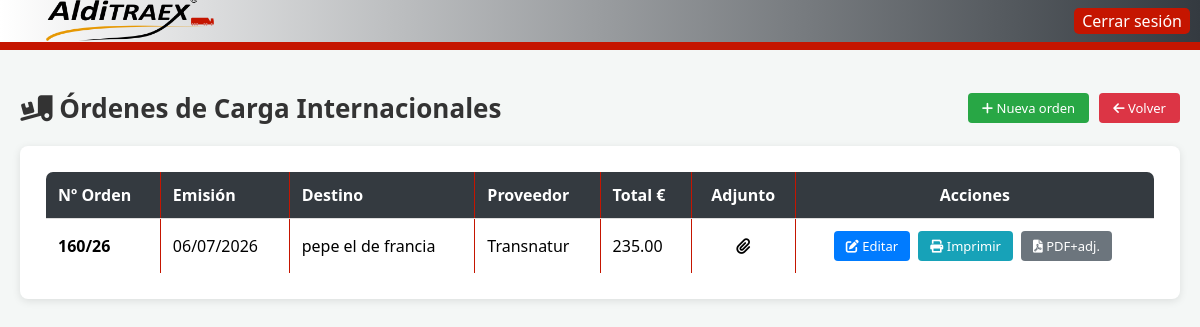
Page /ordenes_carga_internacionales (signed in) on the committed database.
### models.py (models this page shows)
class OrdenCargaInternacional(db.Base):
    __tablename__ = "orden_carga_internacional"
    id = Column(Integer, primary_key=True)
    numero_orden = Column(String(50), nullable=False, unique=True)
    fecha_emision = Column(Date, nullable=False)
    fecha_carga = Column(Date)
    fecha_prevista_llegada = Column(Date)
    proveedor = Column(String(100), default='')
    referencia = Column(String(200), default='')
    pallets = Column(String(50), default='')
    peso_kg = Column(String(50), default='')
    volumen_m3 = Column(String(50), default='')
    nombre_entrega = Column(String(200), default='')
    direccion = Column(String(300), default='')
    cp = Column(String(20), default='')
    poblacion = Column(String(100), default='')
    pais = Column(String(100), default='')
    telefono = Column(String(50), default='')
    contacto = Column(String(200), default='')
    observaciones = Column(String(2000), default='')
    portes = Column(Float, default=0.0)
    maut_lsva = Column(Float, default=0.0)
    carburante = Column(Float, default=0.0)
    total = Column(Float, default=0.0)
    pdf_adjunto = Column(String(300), default='')
    activo = Column(Boolean, default=True)
    fecha_creacion = Column(DateTime, nullable=False)
    usuario_creacion = Column(String(100), default='')

### ordenes_carga/ordenes_carga.py (the view)
    @app.route("/ordenes_carga_internacionales")
    @login_required
    def lista_ordenes_carga():
        ordenes = db.session.query(OrdenCargaInternacional).filter(
            OrdenCargaInternacional.activo == True
        ).order_by(OrdenCargaInternacional.id.desc()).all()
        return render_template("ordenes_carga_lista.html", ordenes=ordenes)

### db.py (called while the page is built, shortened)
def close_session(error=None):
    if not has_request_context():
        return

    def __getattr__(self, name):
        if has_request_context():
            if 'db_session' not in g:
                g.db_session = Session()
                logger.info("Nueva sesion de BD creada para el request")
            return getattr(g.db_session, name)
        temp_session = Session()
        try:
            return getattr(temp_session, name)
        finally:
            temp_session.close()

### main.py (called while the page is built)
@app.before_request
def aplicar_permisos_usuario():
    if not current_user.is_authenticated:
        return None
    user = (current_user.username or '').strip().lower()
    if not tiene_restriccion(user):
        return None
    path = request.path or '/'
    if ruta_permitida(user, path):
        return None
    return redirect(url_for('portada'))

@login_manager.user_loader
def load_user(user_id):
    return db.session.query(Usuario).filter_by(id=user_id).first()

### permisos.py (called while the page is built)
def _norm(username: str | None) -> str:
    return (username or "").strip().lower()

def tiene_restriccion(username: str | None) -> bool:
    u = _norm(username)
    if u not in PERMISOS_USUARIO:
        return False
    return "*" not in PERMISOS_USUARIO[u]

### templates/ordenes_carga_lista.html (shortened to what this page needs)
<!DOCTYPE html>
<html lang="es">
<head>
    <link rel="stylesheet" href="https://cdnjs.cloudflare.com/ajax/libs/font-awesome/6.0.0-beta3/css/all.min.css">
    <link rel="stylesheet" href="{{ url_for('static', filename='main.css') }}">
</head>
<body>
    <div class="top-bar">
        {% if current_user.username == 'presupuestos' %}
        <a href="{{ url_for('portada') }}"><img src="{{ url_for('static', filename='logo.png') }}" alt="Logo de la empresa"></a>
        {% else %}
        <a href="{{ url_for('portada') }}"><img src="{{ url_for('static', filename='logo.png') }}" alt="Logo de la empresa"></a>
        {% endif %}
        <span class="top-user">{{ current_user.username }}</span>
        <a href="{{ url_for('logout') }}" class="top-button">Cerrar sesión</a>
    </div>
    <div class="container">
        <div class="header-actions">
            <h1><i class="fas fa-truck-loading"></i> Órdenes de Carga Internacionales</h1>
            <div class="header-buttons">
                <a href="{{ url_for('nueva_orden_carga') }}" class="btn btn-success">
                    <i class="fas fa-plus"></i> Nueva orden
                </a>
                {% if current_user.username == 'presupuestos' %}
                <a href="{{ url_for('lista_presupuestos') }}" class="btn btn-primary">
                    <i class="fas fa-file-invoice-dollar"></i> Presupuestos
                </a>
                <a href="{{ url_for('portada') }}" class="btn btn-danger">
                    <i class="fas fa-arrow-left"></i> Volver
                </a>
                {% else %}
                <a href="{{ url_for('portada') }}" class="btn btn-danger">
                    <i class="fas fa-arrow-left"></i> Volver
                </a>
                {% endif %}
            </div>
        </div>
        <div class="content-card">
            <div style="overflow-x: auto;">
                <table>
                    <thead>
                        <tr>
                            <th>Nº Orden</th>
                            <th>Emisión</th>
                            <th>Destino</th>
                            <th>Proveedor</th>
                            <th>Total €</th>
                            <th class="text-center">Adjunto</th>
                            <th class="text-center">Acciones</th>
                        </tr>
                    </thead>
                    <tbody>
                        {% for o in ordenes %}
                        <tr>
                            <td><strong>{{ o.numero_orden }}</strong></td>
                            <td>{{ o.fecha_emision.strftime('%d/%m/%Y') if o.fecha_emision else '—' }}</td>
                            <td>{{ o.nombre_entrega or '—' }}</td>
                            <td>{{ o.proveedor or '—' }}</td>
                            <td>{{ '%.2f'|format(o.total or 0) }}</td>
                            <td class="text-center">
                                {% if o.pdf_adjunto %}
                                <i class="fas fa-paperclip" title="PDF adjunto"></i>
                                {% else %}
                                —
                                {% endif %}
                            </td>
                            <td class="text-center acciones-cell">
                                <a href="{{ url_for('editar_orden_carga', id=o.id) }}" class="btn btn-primary btn-sm" title="Editar">
                                    <i class="fas fa-edit"></i> Editar
                                </a>
                                <a href="{{ url_for('imprimir_orden_carga', id=o.id) }}" target="_blank" class="btn btn-info btn-sm" title="Imprimir">
                                    <i class="fas fa-print"></i> Imprimir
                                </a>
                                {% if o.pdf_adjunto %}
                                <a href="{{ url_for('pdf_combinado_orden_carga', id=o.id) }}" target="_blank" class="btn btn-secondary btn-sm" title="PDF con adjunto">
                                    <i class="fas fa-file-pdf"></i> PDF+adj.
                                </a>
                                {% endif %}
                            </td>
                        </tr>
                        {% else %}
                        <tr class="empty-row"><td colspan="7">No hay órdenes registradas.</td></tr>
                        {% endfor %}
                    </tbody>
                </table>
            </div>
        </div>
    </div>
</body>
</html>

### static/main.css (style rules this page uses)
body { font-family: Arial, sans-serif; margin: 0; padding: 0; background-color: white; width: 100%; height: 50vh; height: 100vh; }
.top-bar { background-color: white; height: 140px; width: 100%; display: flex; justify-content: center; align-items: center; border-bottom: 8px solid #c51500; }
.top-button { position: absolute; top: 100; right: 0; margin: 10px; }
.top-user { position: absolute; top: 0; right: 0; margin: 10px; }
.container { text-align: center; margin-top: 50px; justify-content: center; }
img { width: 400px; height: 120px; }
h1 { margin-top: 20px; font-size: 24px; }
tbody { text-align: center; margin-top: 50px; justify-content: center; }
table { text-align: center; margin-top: 50px; justify-content: center; margin: 0 auto; border: 1px solid black; border-collapse: collapse; width: 1000px }
td { text-align: center; margin-top: 50px; justify-content: center; margin: 10 auto; border: 1px solid black; border-collapse: collapse; margin-left: 10px; }
th { text-align: center; margin-top: 50px; justify-content: center; margin: 10 auto; border: 1px solid black; border-collapse: collapse; background-color: #c51500; }
td, th { border: 1px solid #c51500; }

### templates/ordenes_carga_lista.html (style rules this page uses)
body { font-family: 'Segoe UI', Tahoma, Geneva, Verdana, sans-serif; background-color: #f4f7f6; margin: 0; padding: 0; }
.top-bar { display: flex; justify-content: space-between; align-items: center; padding: 2px 30px; background: linear-gradient(to right, #ffffff, #343a40); color: white; height: 50px; box-sizing: border-box; }
.top-bar img { width: 200px; height: 45px; object-fit: contain; }
.top-user { font-weight: bold; font-size: 14px; margin-left: auto; margin-right: 20px; }
.top-button { padding: 2px 8px; background-color: #c51500; color: white; text-decoration: none; border-radius: 5px; }
.container { max-width: 1400px; margin: 20px auto; padding: 20px; }
.btn { padding: 6px 14px; background: #6f42c1; color: white; border: none; border-radius: 4px; cursor: pointer; text-decoration: none; display: inline-block; margin: 0; font-size: 13px; transition: all 0.3s; }
.btn-primary { background: #007bff; }
.btn-success { background: #28a745; }
.btn-danger { background: #dc3545; }
.btn-secondary { background: #6c757d; }
.btn-info { background: #17a2b8; }
.btn-sm { padding: 6px 12px; font-size: 13px; }
.header-actions { display: flex; justify-content: space-between; align-items: center; margin-bottom: 20px; flex-wrap: wrap; gap: 12px; }
.header-actions h1 { margin: 0; color: #333; font-size: 26px; }
.header-buttons { display: flex; gap: 10px; align-items: center; flex-wrap: wrap; }
.content-card { background: white; padding: 25px; border-radius: 8px; box-shadow: 0 2px 8px rgba(0,0,0,0.1); }
table { width: 100%; border-collapse: collapse; background: white; border-radius: 8px; overflow: hidden; }
th, td { padding: 12px; text-align: left; border-bottom: 1px solid #ddd; }
th { background: #343a40; color: white; font-weight: bold; }
.text-center { text-align: center; }
.acciones-cell { white-space: nowrap; }
.acciones-cell .btn { margin-right: 4px; }

### rows in the picture
OrdenCargaInternacional: numero_orden "160/26", fecha_emision "06/07/2026", nombre_entrega "pepe el de francia", proveedor "Transnatur", total "235.00"
